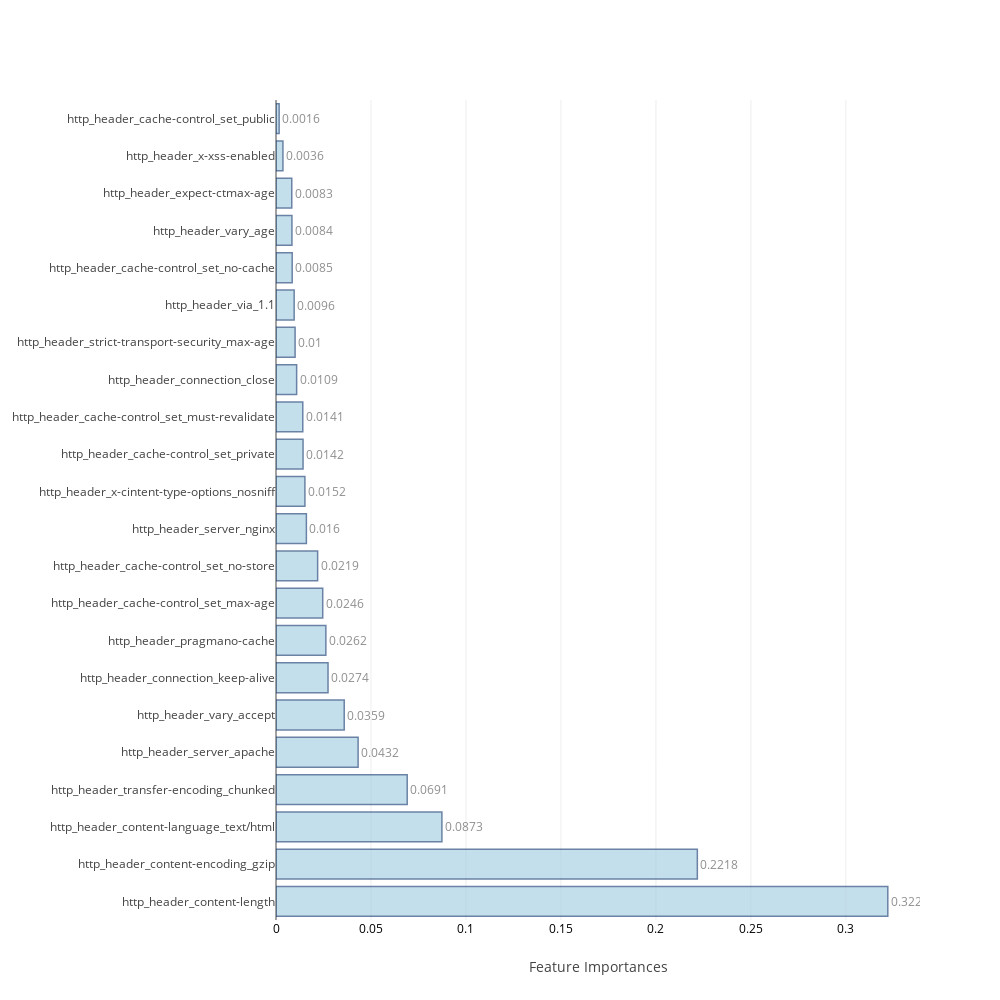

This figure's notebook cell:
### Markdown cell above
### <a id='1.B' style="text-decoration : none; color : #000000;"> B. Average Feature Importances</a>

### Code cell
feat_impt_plot(np.average(feat_imp,axis=0),columns)

### Figure 1 — Plotly figure (JSON) as saved in the notebook; plotly's stock layout.template omitted (floating-point values rounded to 4 significant figures)
{"data": [{"marker": {"color": "rgb(158,202,225)", "line": {"color": "rgb(8,48,107)", "width": 1.5}}, "opacity": 0.6, "orientation": "h", "text": [0.3221, 0.2218, 0.0873, 0.0691, 0.0432, 0.0359, 0.0274, 0.0262, 0.0246, 0.0219, 0.016, 0.0152, 0.0142, 0.0141, 0.0109, 0.01, 0.0096, 0.0085, 0.0084, 0.0083, 0.0036, 0.0016], "textposition": "outside", "type": "bar", "uid": "06bd400d-aded-4ef5-8033-183b14aa3a67", "x": [0.3221, 0.2218, 0.08733, 0.06907, 0.04322, 0.03591, 0.02738, 0.02624, 0.02459, 0.02191, 0.01599, 0.01522, 0.01424, 0.01409, 0.01087, 0.01005, 0.009554, 0.00852, 0.008387, 0.008293, 0.003642, 0.001649], "y": ["http_header_content-length", "http_header_content-encoding_gzip", "http_header_content-language_text/html", "http_header_transfer-encoding_chunked", "http_header_server_apache", "http_header_vary_accept", "http_header_connection_keep-alive", "http_header_pragmano-cache", "http_header_cache-control_set_max-age", "http_header_cache-control_set_no-store", "http_header_server_nginx", "http_header_x-cintent-type-options_nosniff", "http_header_cache-control_set_private", "http_header_cache-control_set_must-revalidate", "http_header_connection_close", "http_header_strict-transport-security_max-age", "http_header_via_1.1", "http_header_cache-control_set_no-cache", "http_header_vary_age", "http_header_expect-ctmax-age", "http_header_x-xss-enabled", "http_header_cache-control_set_public"]}], "layout": {"autosize": false, "height": 1000, "width": 1000, "xaxis": {"tickfont": {"color": "black", "size": 12}, "title": "Feature Importances"}, "yaxis": {"automargin": true}}}
